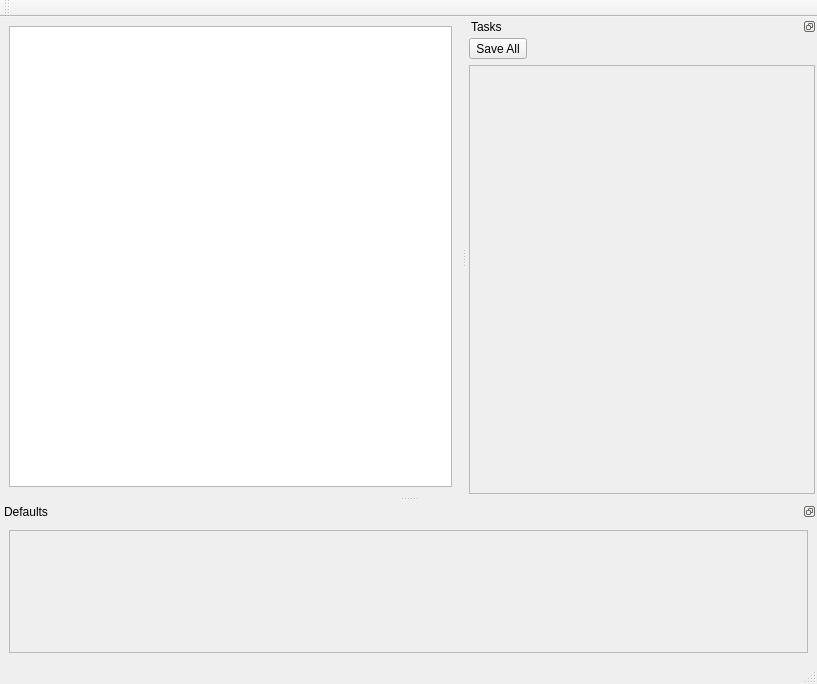
<?xml version="1.0" encoding="UTF-8"?>
<ui version="4.0">
 <class>QuickTaskCreator</class>
 <widget class="QMainWindow" name="QuickTaskCreator">
  <property name="geometry">
   <rect>
    <x>0</x>
    <y>0</y>
    <width>817</width>
    <height>684</height>
   </rect>
  </property>
  <property name="windowTitle">
   <string>Quick Task Creator</string>
  </property>
  <widget class="QWidget" name="centralwidget">
   <layout class="QVBoxLayout" name="verticalLayout">
    <item>
     <widget class="QPlainTextEdit" name="editor">
      <property name="baseSize">
       <size>
        <width>300</width>
        <height>0</height>
       </size>
      </property>
     </widget>
    </item>
   </layout>
  </widget>
  <widget class="QStatusBar" name="statusbar"/>
  <widget class="QDockWidget" name="tasksWindow">
   <property name="minimumSize">
    <size>
     <width>350</width>
     <height>210</height>
    </size>
   </property>
   <property name="baseSize">
    <size>
     <width>400</width>
     <height>0</height>
    </size>
   </property>
   <property name="features">
    <set>QDockWidget::DockWidgetFloatable|QDockWidget::DockWidgetMovable</set>
   </property>
   <property name="windowTitle">
    <string>Tasks</string>
   </property>
   <attribute name="dockWidgetArea">
    <number>2</number>
   </attribute>
   <widget class="QWidget" name="dockWidgetContents">
    <layout class="QVBoxLayout" name="verticalLayout_2">
     <property name="margin">
      <number>2</number>
     </property>
     <item>
      <layout class="QHBoxLayout" name="horizontalLayout">
       <item>
        <widget class="QToolButton" name="saveAllButton">
         <property name="text">
          <string>Save All</string>
         </property>
        </widget>
       </item>
       <item>
        <spacer name="horizontalSpacer">
         <property name="orientation">
          <enum>Qt::Horizontal</enum>
         </property>
         <property name="sizeHint" stdset="0">
          <size>
           <width>40</width>
           <height>20</height>
          </size>
         </property>
        </spacer>
       </item>
      </layout>
     </item>
     <item>
      <widget class="QScrollArea" name="scrollArea">
       <property name="minimumSize">
        <size>
         <width>150</width>
         <height>0</height>
        </size>
       </property>
       <property name="widgetResizable">
        <bool>true</bool>
       </property>
       <widget class="QWidget" name="taskListWidget">
        <property name="geometry">
         <rect>
          <x>0</x>
          <y>0</y>
          <width>342</width>
          <height>426</height>
         </rect>
        </property>
       </widget>
      </widget>
     </item>
    </layout>
   </widget>
  </widget>
  <widget class="QToolBar" name="toolBar">
   <property name="minimumSize">
    <size>
     <width>0</width>
     <height>10</height>
    </size>
   </property>
   <property name="windowTitle">
    <string>toolBar</string>
   </property>
   <attribute name="toolBarArea">
    <enum>TopToolBarArea</enum>
   </attribute>
   <attribute name="toolBarBreak">
    <bool>false</bool>
   </attribute>
  </widget>
  <widget class="QDockWidget" name="defaultsWindow">
   <property name="minimumSize">
    <size>
     <width>104</width>
     <height>160</height>
    </size>
   </property>
   <property name="features">
    <set>QDockWidget::DockWidgetFloatable|QDockWidget::DockWidgetMovable</set>
   </property>
   <property name="windowTitle">
    <string>Defaults</string>
   </property>
   <attribute name="dockWidgetArea">
    <number>8</number>
   </attribute>
   <widget class="QWidget" name="dockWidgetContents_2">
    <layout class="QVBoxLayout" name="verticalLayout_3">
     <item>
      <widget class="QScrollArea" name="defaultsArea">
       <property name="widgetResizable">
        <bool>true</bool>
       </property>
       <widget class="QWidget" name="widget">
        <property name="geometry">
         <rect>
          <x>0</x>
          <y>0</y>
          <width>789</width>
          <height>112</height>
         </rect>
        </property>
       </widget>
      </widget>
     </item>
    </layout>
   </widget>
  </widget>
 </widget>
 <resources/>
 <connections/>
</ui>
